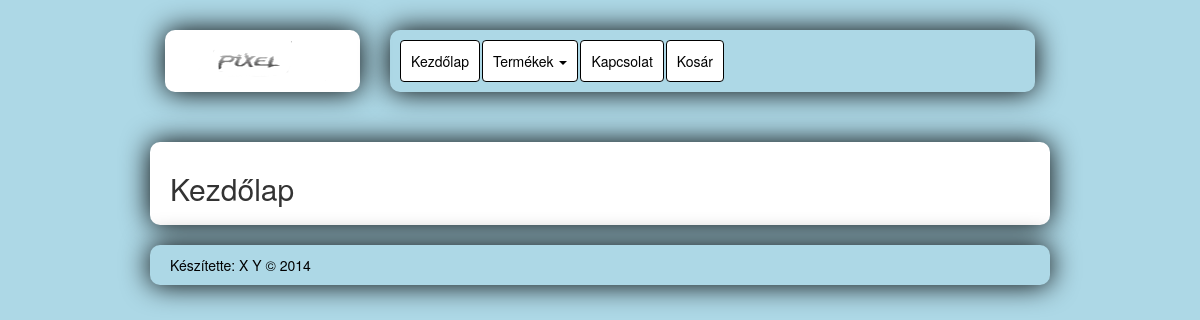
Before: / with the older database file.
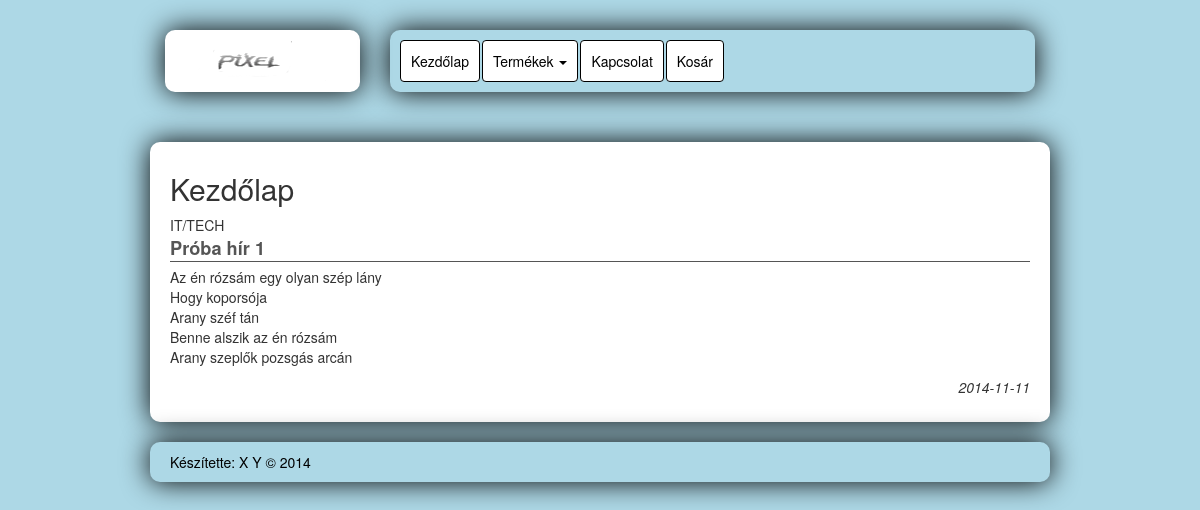
After: the same page with the newer database file.
### tables this page shows
CREATE TABLE IF NOT EXISTS `news` (
  `id` int(11) NOT NULL AUTO_INCREMENT,
  `lead` varchar(200) NOT NULL,
  `title` varchar(60) NOT NULL,
  `text` text NOT NULL,
  `date` date NOT NULL,
  `tag` tinyint(4) NOT NULL,
  `published` tinyint(1) NOT NULL,
  PRIMARY KEY (`id`)
);

### controllers/frontPage.php (called while the page is built, shortened)
<?php
$query = "SELECT * FROM `tags`";
$result = $db->query($query);
$tags = array();
while ($tagData = $result->fetch_array()) {
	$id = $tagData['id'];
	$tags[$id] = $tagData['description'];
}
$query = "SELECT * FROM `news` WHERE published=1 ORDER BY date DESC, tag";
$news = $db->query($query);
?>

### views/frontPage.php (the view)
<?php include('includes/header.php'); ?>
<br>
<div id="content">
    <h2>Kezdőlap</h2>
<?php
foreach ($news as $item) {
    $tagID = $item['tag'];
    echo '<div class="news">';
    echo '<div class="tag">' . $tags[$tagID] . '</div>';
    echo '<div class="title">' . $item['title'] . '</div>';
    echo '<div class="text">' . $item['text'] . '</div>';
    echo '<div class="date">' . $item['date'] . '</div>';
    echo '</div>';
}
?>
</div>
<?php include('includes/footer.php'); ?>

Changed rows visible on the page:
now on this page (row edited): news: tag "IT/TECH", title "Próba hír 1", text "Az én rózsám egy olyan szép lány Hogy koporsója Arany széf tán Benne alszik az én rózsám Arany szeplők pozsgás arcán", date "2014-11-11"
